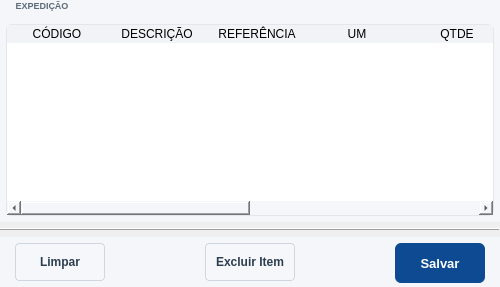
        <widget class="QWidget" name="widget_2" native="true">
         <property name="minimumSize">
          <size>
           <width>500</width>
           <height>0</height>
          </size>
         </property>
         <property name="maximumSize">
          <size>
           <width>16777215</width>
           <height>16777215</height>
          </size>
         </property>
         <property name="styleSheet">
          <string notr="true"/>
         </property>
         <layout class="QVBoxLayout" name="verticalLayout_3">
          <property name="spacing">
           <number>6</number>
          </property>
          <property name="leftMargin">
           <number>0</number>
          </property>
          <property name="topMargin">
           <number>0</number>
          </property>
          <property name="rightMargin">
           <number>0</number>
          </property>
          <property name="bottomMargin">
           <number>0</number>
          </property>
          <item>
           <widget class="QWidget" name="widget_5" native="true">
            <property name="styleSheet">
             <string notr="true">background-color: #f4f6f9;</string>
            </property>
            <layout class="QVBoxLayout" name="verticalLayout_2">
             <property name="spacing">
              <number>0</number>
             </property>
             <property name="leftMargin">
              <number>0</number>
             </property>
             <property name="topMargin">
              <number>0</number>
             </property>
             <property name="rightMargin">
              <number>0</number>
             </property>
             <property name="bottomMargin">
              <number>0</number>
             </property>
             <item>
              <widget class="QGroupBox" name="groupBox_2">
               <property name="font">
                <font>
                 <pointsize>-1</pointsize>
                 <weight>75</weight>
                 <bold>true</bold>
                </font>
               </property>
               <property name="styleSheet">
                <string notr="true">#groupBox_2 {
    border: none;
    margin-top: 18px;
    font-weight: bold;
    color: #5f6b7a;
font-size: 9px;
}

#groupBox_2::title {
    subcontrol-origin: margin;
    left: 12px;
    padding: 0 6px 0 6px;
padding-left: 2px;
}</string>
               </property>
               <property name="title">
                <string>EXPEDIÇÃO</string>
               </property>
               <layout class="QVBoxLayout" name="verticalLayout_7">
                <property name="leftMargin">
                 <number>6</number>
                </property>
                <property name="topMargin">
                 <number>6</number>
                </property>
                <property name="rightMargin">
                 <number>6</number>
                </property>
                <property name="bottomMargin">
                 <number>6</number>
                </property>
                <item>
                 <widget class="QTableWidget" name="table_Expedicao">
                  <property name="sizePolicy">
                   <sizepolicy hsizetype="Preferred" vsizetype="Preferred">
                    <horstretch>0</horstretch>
                    <verstretch>0</verstretch>
                   </sizepolicy>
                  </property>
                  <property name="font">
                   <font>
                    <pointsize>8</pointsize>
                   </font>
                  </property>
                  <property name="styleSheet">
                   <string notr="true">#table_Expedicao {
    background-color: white;
    border: 1px solid #e3e6ea;
    border-radius: 6px;
    gridline-color: transparent;
    alternate-background-color: #f8fafc;
    selection-background-color: #dbe9ff;
    selection-color: #000000;
}

QTableWidget#table_Expedicao QHeaderView::section {
    background-color: #f1f3f6;
    border: none;
}</string>
                  </property>
                  <property name="editTriggers">
                   <set>QAbstractItemView::NoEditTriggers</set>
                  </property>
                  <property name="alternatingRowColors">
                   <bool>true</bool>
                  </property>
                  <property name="selectionMode">
                   <enum>QAbstractItemView::SingleSelection</enum>
                  </property>
                  <property name="selectionBehavior">
                   <enum>QAbstractItemView::SelectRows</enum>
                  </property>
                  <property name="showGrid">
                   <bool>false</bool>
                  </property>
                  <column>
                   <property name="text">
                    <string>CÓDIGO</string>
                   </property>
                  </column>
                  <column>
                   <property name="text">
                    <string>DESCRIÇÃO</string>
                   </property>
                   <property name="font">
                    <font>
                     <pointsize>9</pointsize>
                    </font>
                   </property>
                  </column>
                  <column>
                   <property name="text">
                    <string>REFERÊNCIA</string>
                   </property>
                  </column>
                  <column>
                   <property name="text">
                    <string>UM</string>
                   </property>
                   <property name="font">
                    <font>
                     <pointsize>9</pointsize>
                    </font>
                   </property>
                  </column>
                  <column>
                   <property name="text">
                    <string>QTDE</string>
                   </property>
                   <property name="font">
                    <font>
                     <pointsize>9</pointsize>
                    </font>
                   </property>
                  </column>
                  <column>
                   <property name="text">
                    <string>LOCAL</string>
                   </property>
                  </column>
                  <column>
                   <property name="text">
                    <string>TIPO ORIGEM</string>
                   </property>
                  </column>
                  <column>
                   <property name="text">
                    <string>ID ORIGEM</string>
                   </property>
                  </column>
                 </widget>
                </item>
               </layout>
              </widget>
             </item>
            </layout>
           </widget>
          </item>
          <item>
           <widget class="QFrame" name="frame_7">
            <property name="frameShape">
             <enum>QFrame::HLine</enum>
            </property>
            <property name="frameShadow">
             <enum>QFrame::Raised</enum>
            </property>
           </widget>
          </item>
          <item>
           <widget class="QWidget" name="widget_27" native="true">
            <property name="minimumSize">
             <size>
              <width>0</width>
              <height>50</height>
             </size>
            </property>
            <property name="maximumSize">
             <size>
              <width>16777215</width>
              <height>50</height>
             </size>
            </property>
            <property name="styleSheet">
             <string notr="true">background-color: #f4f6f9;</string>
            </property>
            <layout class="QHBoxLayout" name="horizontalLayout_34">
             <property name="spacing">
              <number>6</number>
             </property>
             <property name="leftMargin">
              <number>15</number>
             </property>
             <property name="topMargin">
              <number>6</number>
             </property>
             <property name="rightMargin">
              <number>15</number>
             </property>
             <property name="bottomMargin">
              <number>6</number>
             </property>
             <item>
              <widget class="QPushButton" name="btn_Limpar">
               <property name="sizePolicy">
                <sizepolicy hsizetype="Fixed" vsizetype="Preferred">
                 <horstretch>0</horstretch>
                 <verstretch>0</verstretch>
                </sizepolicy>
               </property>
               <property name="minimumSize">
                <size>
                 <width>90</width>
                 <height>0</height>
                </size>
               </property>
               <property name="maximumSize">
                <size>
                 <width>90</width>
                 <height>16777215</height>
                </size>
               </property>
               <property name="font">
                <font>
                 <pointsize>9</pointsize>
                 <weight>75</weight>
                 <bold>true</bold>
                </font>
               </property>
               <property name="cursor">
                <cursorShape>PointingHandCursor</cursorShape>
               </property>
               <property name="layoutDirection">
                <enum>Qt::LeftToRight</enum>
               </property>
               <property name="autoFillBackground">
                <bool>false</bool>
               </property>
               <property name="styleSheet">
                <string notr="true">QPushButton {
    background: #f5f7fa;
    border: 1px solid #cfd6e0;
    border-radius: 4px;
    padding: 6px 12px;
    color: #2c3e50;
    font-weight: 600;
}

QPushButton:hover {
    background: #e9edf3;
}

QPushButton:pressed {
    background: #dfe5ec;
}</string>
               </property>
               <property name="text">
                <string>Limpar</string>
               </property>
               <property name="checkable">
                <bool>false</bool>
               </property>
               <property name="autoDefault">
                <bool>false</bool>
               </property>
               <property name="default">
                <bool>false</bool>
               </property>
               <property name="flat">
                <bool>false</bool>
               </property>
              </widget>
             </item>
             <item>
              <widget class="QLabel" name="label_5">
               <property name="text">
                <string/>
               </property>
              </widget>
             </item>
             <item>
              <widget class="QPushButton" name="btn_Excluir">
               <property name="sizePolicy">
                <sizepolicy hsizetype="Fixed" vsizetype="Preferred">
                 <horstretch>0</horstretch>
                 <verstretch>0</verstretch>
                </sizepolicy>
               </property>
               <property name="minimumSize">
                <size>
                 <width>90</width>
                 <height>0</height>
                </size>
               </property>
               <property name="maximumSize">
                <size>
                 <width>90</width>
                 <height>16777215</height>
                </size>
               </property>
               <property name="font">
                <font>
                 <pointsize>9</pointsize>
                 <weight>75</weight>
                 <bold>true</bold>
                </font>
               </property>
               <property name="cursor">
                <cursorShape>PointingHandCursor</cursorShape>
               </property>
               <property name="styleSheet">
                <string notr="true">QPushButton {
    background: #f5f7fa;
    border: 1px solid #cfd6e0;
    border-radius: 4px;
    padding: 6px 6px;
    color: #2c3e50;
    font-weight: 600;
}

QPushButton:hover {
    background: #e9edf3;
}

QPushButton:pressed {
    background: #dfe5ec;
}</string>
               </property>
               <property name="text">
                <string>Excluir Item</string>
               </property>
              </widget>
             </item>
             <item>
              <widget class="QLabel" name="label_41">
               <property name="text">
                <string/>
               </property>
              </widget>
             </item>
             <item>
              <widget class="QPushButton" name="btn_Salvar">
               <property name="sizePolicy">
                <sizepolicy hsizetype="Preferred" vsizetype="Preferred">
                 <horstretch>0</horstretch>
                 <verstretch>0</verstretch>
                </sizepolicy>
               </property>
               <property name="minimumSize">
                <size>
                 <width>90</width>
                 <height>40</height>
                </size>
               </property>
               <property name="maximumSize">
                <size>
                 <width>90</width>
                 <height>40</height>
                </size>
               </property>
               <property name="font">
                <font>
                 <pointsize>10</pointsize>
                 <weight>75</weight>
                 <bold>true</bold>
                </font>
               </property>
               <property name="cursor">
                <cursorShape>PointingHandCursor</cursorShape>
               </property>
               <property name="styleSheet">
                <string notr="true">QPushButton {
    background-color: #0d4a92;
    color: white;
    border: none;
    border-radius: 6px;
    padding: 0 5px;
    font-size: 10pt;
font-weight: bold;
}

QPushButton:hover {
    background-color: #1557a6;
}

QPushButton:pressed {
    background-color: #0a3b75;
}</string>
               </property>
               <property name="text">
                <string>Salvar</string>
               </property>
              </widget>
             </item>
            </layout>
           </widget>
          </item>
         </layout>
        </widget>
